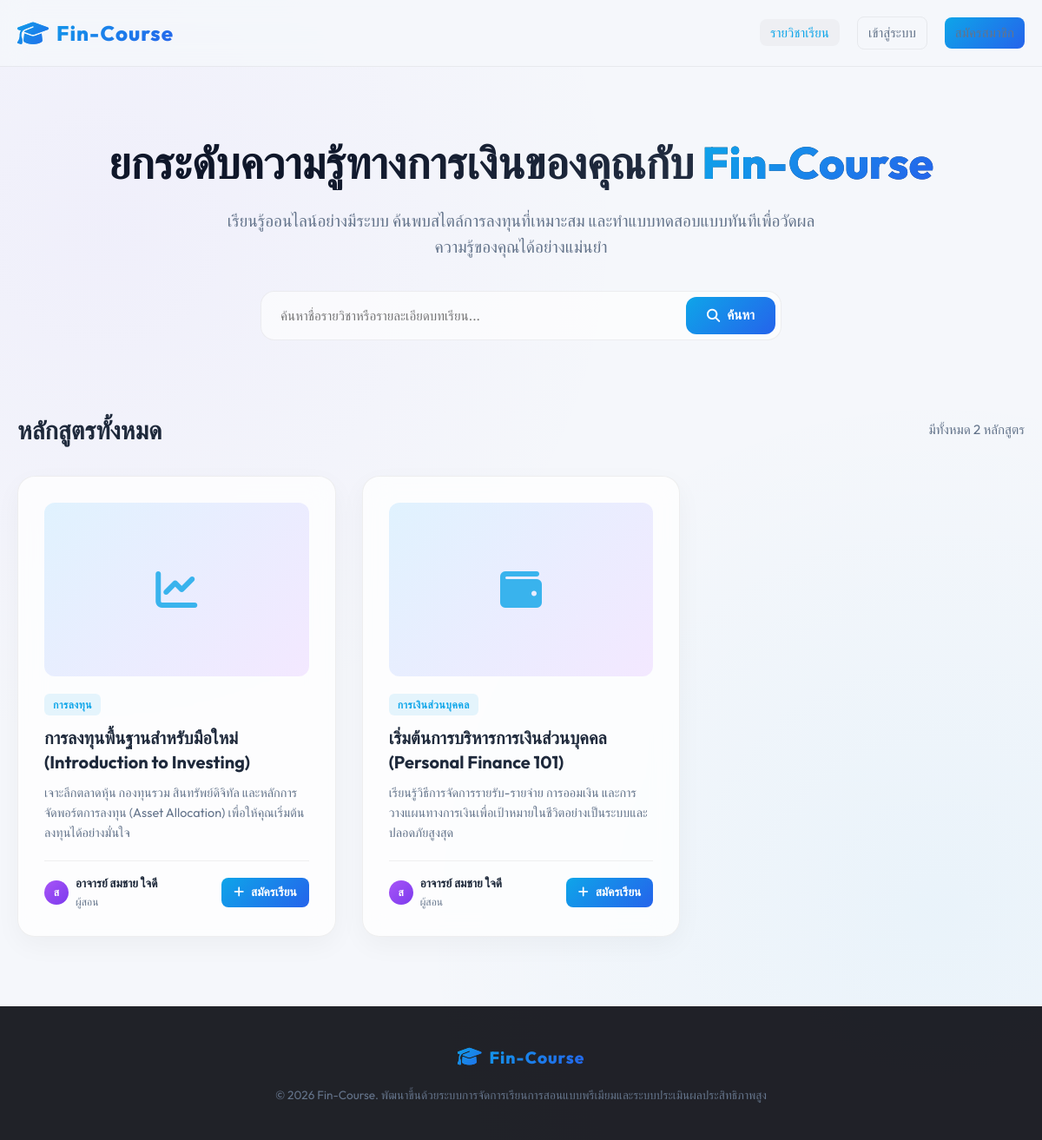
The page / on the database its author committed.
### tables this page shows
CREATE TABLE IF NOT EXISTS courses (
    id INT AUTO_INCREMENT PRIMARY KEY,
    title VARCHAR(150) NOT NULL,
    description TEXT,
    teacher_id INT NOT NULL,
    thumbnail VARCHAR(255) DEFAULT 'default_course.jpg',
    created_at TIMESTAMP DEFAULT CURRENT_TIMESTAMP,
    FOREIGN KEY (teacher_id) REFERENCES users(id) ON DELETE CASCADE
);

CREATE TABLE IF NOT EXISTS users (
    id INT AUTO_INCREMENT PRIMARY KEY,
    fullname VARCHAR(100) NOT NULL,
    username VARCHAR(50) NOT NULL UNIQUE,
    email VARCHAR(100) NOT NULL UNIQUE,
    password VARCHAR(255) NOT NULL,
    role ENUM('admin', 'teacher', 'student') NOT NULL DEFAULT 'student',
    created_at TIMESTAMP DEFAULT CURRENT_TIMESTAMP
);

### config.php (called while the page is built, shortened)
<?php
function isLoggedIn() {
    return isset($_SESSION['user_id']);
}
?>

### pages/home.php (the view, shortened to what this page needs)
<?php
require_once __DIR__ . '/../config.php';
$search = trim($_GET['search'] ?? '');
if (!empty($search)) {
    $stmt = $pdo->prepare("SELECT c.*, u.fullname as teacher_name FROM courses c JOIN users u ON c.teacher_id = u.id WHERE c.title LIKE ? OR c.description LIKE ? ORDER BY c.id DESC");
    $stmt->execute(["%$search%", "%$search%"]);
} else {
    $stmt = $pdo->query("SELECT c.*, u.fullname as teacher_name FROM courses c JOIN users u ON c.teacher_id = u.id ORDER BY c.id DESC");
}
$courses = $stmt->fetchAll();
require_once __DIR__ . '/../includes/header.php';
?>
<header class="hero">
    <div class="container animate-slide-in">
        <h1 class="hero-title">ยกระดับความรู้ทางการเงินของคุณกับ <span>Fin-Course</span></h1>
        <p class="hero-subtitle">เรียนรู้ออนไลน์อย่างมีระบบ ค้นพบสไตล์การลงทุนที่เหมาะสม และทำแบบทดสอบแบบทันทีเพื่อวัดผลความรู้ของคุณได้อย่างแม่นยำ</p>
        <div style="max-width: 600px; margin: 0 auto;">
            <form action="index.php" method="GET" style="display: flex; gap: 10px; background: rgba(255,255,255,0.6); border: 1px solid var(--border-color); padding: 6px; border-radius: 16px; backdrop-filter: blur(10px);">
                <input type="text" name="search" class="form-input" placeholder="ค้นหาชื่อรายวิชาหรือรายละเอียดบทเรียน..." style="border: none; background: transparent; margin-bottom: 0;" value="<?= htmlspecialchars($search) ?>">
                <button type="submit" class="btn btn-primary" style="border-radius: 12px; padding: 10px 24px;">
                    <i class="fa-solid fa-magnifying-glass"></i> ค้นหา
                </button>
            </form>
        </div>
    </div>
</header>
<main class="container" style="margin-bottom: 60px;">
    <div style="display: flex; justify-content: space-between; align-items: center; margin-bottom: 15px;">
        <h2 style="font-size: 1.8rem; font-weight: 700;">
            <?= !empty($search) ? 'ผลการค้นหาสำหรับ "' . htmlspecialchars($search) . '"' : 'หลักสูตรทั้งหมด' ?>
        </h2>
        <span style="color: var(--text-secondary); font-size: 0.95rem;">มีทั้งหมด <?= count($courses) ?> หลักสูตร</span>
    </div>
    <?php if (count($courses) === 0): ?>
        <div class="glass-card text-center" style="padding: 60px 20px; text-align: center;">
            <i class="fa-regular fa-folder-open" style="font-size: 4rem; color: var(--text-secondary); margin-bottom: 20px;"></i>
            <h3 style="font-size: 1.4rem; margin-bottom: 10px;">ไม่พบรายวิชาที่ตรงกับคำค้นหาของคุณ</h3>
            <p style="color: var(--text-secondary); margin-bottom: 20px;">ลองเปลี่ยนคำค้นหาใหม่ หรือเปิดดูรายวิชาทั้งหมด</p>
            <a href="index.php?page=home" class="btn btn-outline">ดูรายวิชาทั้งหมด</a>
        </div>
    <?php else: ?>
        <div class="grid-3">
            <?php foreach ($courses as $index => $course): ?>
                <div class="glass-card course-card animate-slide-in" style="animation-delay: <?= $index * 100 ?>ms;">
                    <div class="course-img-wrapper">
                        <span class="course-img-placeholder">
                            <?php if ($course['id'] == 1): ?>
                                <i class="fa-solid fa-wallet"></i>
                            <?php else: ?>
                                <i class="fa-solid fa-chart-line"></i>
                            <?php endif; ?>
                        </span>
                    </div>
                    <div class="course-info">
                        <span class="course-tag">
                            <?= $course['id'] == 1 ? 'การเงินส่วนบุคคล' : 'การลงทุน' ?>
                        </span>
                        <h3 class="course-title"><?= htmlspecialchars($course['title']) ?></h3>
                        <p class="course-desc"><?= htmlspecialchars($course['description']) ?></p>
                        <div class="course-footer">
                            <div class="course-teacher">
                                <span class="teacher-avatar"><?= mb_substr($course['teacher_name'], 8, 1) ?: 'T' ?></span>
                                <div>
                                    <div style="font-weight: 600; color: var(--text-primary);"><?= htmlspecialchars($course['teacher_name']) ?></div>
                                    <div style="font-size: 0.75rem; color: var(--text-secondary);">ผู้สอน</div>
                                </div>
                            </div>
                            <?php if (!isLoggedIn()): ?>
                                <a href="index.php?page=home&enroll_id=<?= $course['id'] ?>" class="btn btn-primary btn-sm">
                                    <i class="fa-solid fa-plus"></i> สมัครเรียน
                                </a>
                            <?php endif; ?>
                        </div>
                    </div>
                </div>
            <?php endforeach; ?>
        </div>
    <?php endif; ?>
</main>
<?php require_once __DIR__ . '/../includes/footer.php'; ?>

### assets/css/style.css (style rules this page uses)
:root { --bg-dark: #f5f7fb; --bg-card: rgba(255, 255, 255, 0.75); --bg-card-hover: rgba(255, 255, 255, 0.95); --border-color: rgba(0, 0, 0, 0.06); --text-primary: #1e293b; --text-secondary: #64748b; --primary-grad: linear-gradient(135deg, #0ea5e9 0%, #2563eb 100%); --secondary-grad: linear-gradient(135deg, #a855f7 0%, #7c3aed 100%); --danger-grad: linear-gradient(135deg, #ef4444 0%, #dc2626 100%); --success-grad: linear-gradient(135deg, #10b981 0%, #059669 100%); --accent: #0ea5e9; --accent-purple: #8b5cf6; --shadow-neon: 0 8px 25px rgba(14, 165, 233, 0.2); --shadow-purple: 0 8px 25px rgba(139, 92, 246, 0.2); }
* { margin: 0; padding: 0; box-sizing: border-box; }
body { background-color: var(--bg-dark); font-family: 'Outfit', 'Sarabun', sans-serif; color: var(--text-primary); line-height: 1.6; min-height: 100vh; overflow-x: hidden; background-image: radial-gradient(circle at 10% 20%, rgba(139, 92, 246, 0.05) 0%, transparent 40%), radial-gradient(circle at 90% 80%, rgba(14, 165, 233, 0.05) 0%, transparent 40%); background-attachment: fixed; }
.container { max-width: 1200px; margin: 0 auto; padding: 0 20px; }
.glass-card { background: var(--bg-card); backdrop-filter: blur(15px); -webkit-backdrop-filter: blur(15px); border: 1px solid var(--border-color); border-radius: 20px; padding: 30px; box-shadow: 0 10px 30px rgba(0, 0, 0, 0.04); transition: all 0.3s cubic-bezier(0.4, 0, 0.2, 1); }
.btn { display: inline-flex; align-items: center; justify-content: center; gap: 8px; padding: 10px 22px; border-radius: 12px; font-weight: 600; font-size: 0.95rem; cursor: pointer; transition: all 0.3s cubic-bezier(0.4, 0, 0.2, 1); text-decoration: none; border: none; }
.btn-primary { background: var(--primary-grad); color: #fff; }
.btn-sm { padding: 6px 14px; font-size: 0.85rem; border-radius: 8px; }
.form-input { width: 100%; padding: 12px 16px; border-radius: 12px; background: rgba(255, 255, 255, 0.8); border: 1px solid var(--border-color); color: var(--text-primary); font-family: inherit; font-size: 0.95rem; transition: all 0.3s; }
.hero { padding: 80px 0; text-align: center; position: relative; }
.hero-title { font-size: 3.2rem; font-weight: 800; line-height: 1.2; margin-bottom: 20px; background: linear-gradient(135deg, #0f172a 30%, #334155 100%); -webkit-background-clip: text; -webkit-text-fill-color: transparent; }
.hero-title span { background: var(--primary-grad); -webkit-background-clip: text; -webkit-text-fill-color: transparent; }
.hero-subtitle { font-size: 1.2rem; color: var(--text-secondary); max-width: 700px; margin: 0 auto 35px; }
.grid-3 { display: grid; grid-template-columns: repeat(auto-fill, minmax(320px, 1fr)); gap: 30px; margin-top: 30px; }
.course-card { overflow: hidden; display: flex; flex-direction: column; height: 100%; }
.course-img-wrapper { position: relative; width: 100%; height: 200px; background: linear-gradient(135deg, #e0f2fe 0%, #f3e8ff 100%); border-radius: 12px; overflow: hidden; display: flex; align-items: center; justify-content: center; }
.course-img-placeholder { font-size: 3rem; color: var(--accent); opacity: 0.8; transition: transform 0.5s ease; }
.course-info { padding-top: 20px; display: flex; flex-direction: column; flex-grow: 1; }
.course-tag { align-self: flex-start; padding: 3px 10px; background: rgba(14, 165, 233, 0.1); color: var(--accent); border-radius: 6px; font-size: 0.75rem; font-weight: 700; text-transform: uppercase; letter-spacing: 0.5px; margin-bottom: 12px; }
.course-title { font-size: 1.25rem; font-weight: 700; margin-bottom: 10px; line-height: 1.4; color: var(--text-primary); }
.course-desc { color: var(--text-secondary); font-size: 0.9rem; margin-bottom: 20px; display: -webkit-box; -webkit-line-clamp: 3; -webkit-box-orient: vertical; overflow: hidden; flex-grow: 1; }
.course-footer { display: flex; justify-content: space-between; align-items: center; padding-top: 15px; border-top: 1px solid var(--border-color); }
.course-teacher { display: flex; align-items: center; gap: 8px; font-size: 0.85rem; color: var(--text-secondary); }
.teacher-avatar { width: 28px; height: 28px; border-radius: 50%; background: var(--secondary-grad); display: flex; align-items: center; justify-content: center; color: #fff; font-weight: 700; font-size: 0.75rem; }
.animate-slide-in { animation: slideIn 0.4s cubic-bezier(0.16, 1, 0.3, 1) forwards; }

### rows shown on the page
courses: shows "การลงทุน", title "การลงทุนพื้นฐานสำหรับมือใหม่ (Introduction to Investing)", description "เจาะลึกตลาดหุ้น กองทุนรวม สินทรัพย์ดิจิทัล และหลักการจัดพอร์ตการลงทุน (Asset Allocation) เพื่อให้คุณเริ่มต้นลงทุนได้อย่างมั่นใจ", teacher.fullname "ส", teacher.fullname "อาจารย์ สมชาย ใจดี"
courses: shows "การเงินส่วนบุคคล", title "เริ่มต้นการบริหารการเงินส่วนบุคคล (Personal Finance 101)", description "เรียนรู้วิธีการจัดการรายรับ-รายจ่าย การออมเงิน และการวางแผนทางการเงินเพื่อเป้าหมายในชีวิตอย่างเป็นระบบและปลอดภัยสูงสุด", teacher.fullname "ส", teacher.fullname "อาจารย์ สมชาย ใจดี"

### other values the page prints
count($courses) "2"
